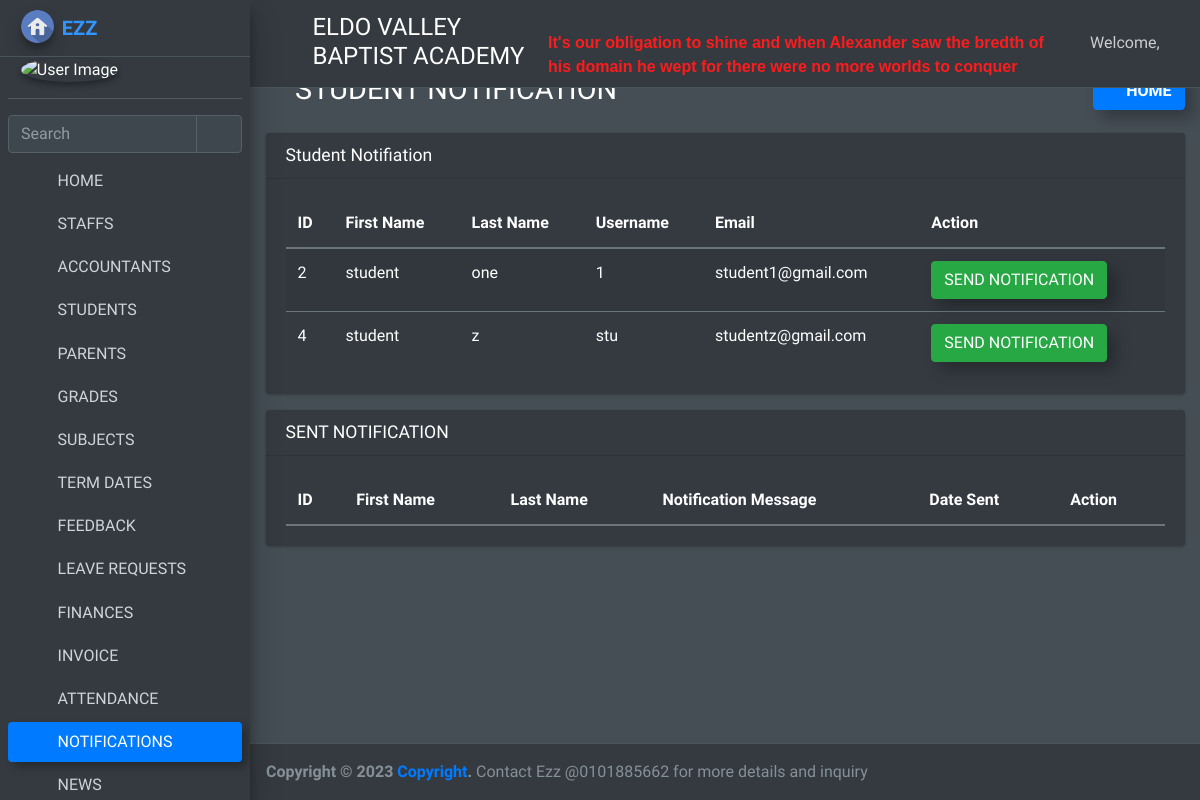
/admin_send_notification_student (signed in), run on the app's committed database.
### school_management_app/models.py (models this page shows)
class Students(models.Model):
    id=models.AutoField(primary_key=True)
    admin=models.OneToOneField(CustomUser,on_delete=models.CASCADE)
    gender=models.CharField(max_length=255)
    profile_pic=models.FileField()
    address=models.TextField()
    course_id=models.ForeignKey(Courses,on_delete=models.DO_NOTHING)
    session_year_id=models.ForeignKey(SessionYearModel,on_delete=models.CASCADE)
    created_at=models.DateTimeField(auto_now_add=True)
    updated_at=models.DateTimeField(auto_now_add=True)
    fcm_token=models.TextField(default="")
    objects = models.Manager()

class CustomUser(AbstractUser):
    user_type_data=((1,"HOD"),(2,"Staff"),(3,"Student"),(4,"Parent"),(5,"Account"))
    user_type=models.CharField(default=1,choices=user_type_data,max_length=10)

### school_management_app/HodViews.py (the view)
# urls.py: path('admin_send_notification_student', HodViews.admin_send_notification_student,name="admin_send_notification_student"),
def admin_send_notification_student(request):
    user=CustomUser.objects.get(id=request.user.id)
    admin=AdminHOD.objects.get(admin=user)
    students=Students.objects.all()
    notification=NotificationStudent.objects.all()
    return render(request,"hod_template/student_notification.html",{"students":students,"admin":admin,"notification":notification})

### school_management_app/templates/hod_template/student_notification.html (shortened to what this page needs)
{% extends 'hod_template/base_template.html' %}
{% load static %}
{% block page_title %}
<i class="nav-icon fas fa-user-graduate"></i> STUDENT NOTIFICATION
{% endblock page_title %}
{% block custom_css %}
<link rel="stylesheet" href="{% static "plugins/datatables-bs4/css/dataTables.bootstrap4.min.css" %}">
<link rel="stylesheet" href="{% static "plugins/datatables-responsive/css/responsive.bootstrap4.min.css" %}">
<link rel="stylesheet" href="{% static "plugins/datatables-buttons/css/buttons.bootstrap4.min.css" %}">
{% endblock custom_css %}
{% block main_content %}
<section class="content">
  <div class="container-fluid">
    <div class="row">
      <div class="col-12">
        <div class="card">
          <div class="card-header">
            <h3 class="card-title">Student Notifiation</h3>
          </div>
          <div class="card-body">
            <table id="example1" class="table table-striped">
              <thead>
                <tr>
                  <th>ID</th>
                  <th>First Name</th>
                  <th>Last Name</th>
                  <th>Username</th>
                  <th>Email</th>
                  <th>Action</th>
                </tr>
              </thead>
              <tbody>
                {% for student in students %}
                <tr>
                  <td>{{ student.admin.id }}</td>
                  <td>{{ student.admin.first_name }}</td>
                  <td>{{ student.admin.last_name }}</td>
                  <td>{{ student.admin.username }}</td>
                  <td>{{ student.admin.email }}</td>
                  <td><a href="#" class="btn btn-success show_notification" data-toggle="modal"
                      data-target="#myModal">SEND NOTIFICATION</a></td>
                </tr>
                {% endfor %}
              </tbody>
            </table>
          </div>
        </div>
        <div class="card">
          <div class="card-header">
            <h3 class="card-title">SENT NOTIFICATION</h3>
          </div>
          <div class="card-body">
            <table id="example6" class="table table-striped">
              <thead>
                <tr>
                  <th>ID</th>
                  <th>First Name</th>
                  <th>Last Name</th>
                  <th>Notification Message</th>
                  <th>Date Sent</th>
                  <th>Action</th>
                </tr>
              </thead>
            </table>
          </div>
        </div>
      </div>
    </div>
  </div>
</section>
{% endblock main_content %}

### school_management_app/static/custom/css/style.css (style rules this page uses)
.btn { box-shadow: 8px 8px 15px rgba(0, 0, 0, 0.267) !important; }

### data on the page
Students: admin.id "2", admin.first_name "student", admin.last_name "one", admin.username "1", admin.email "student1@gmail.com"
Students: admin.id "4", admin.first_name "student", admin.last_name "z", admin.username "stu", admin.email "studentz@gmail.com"
